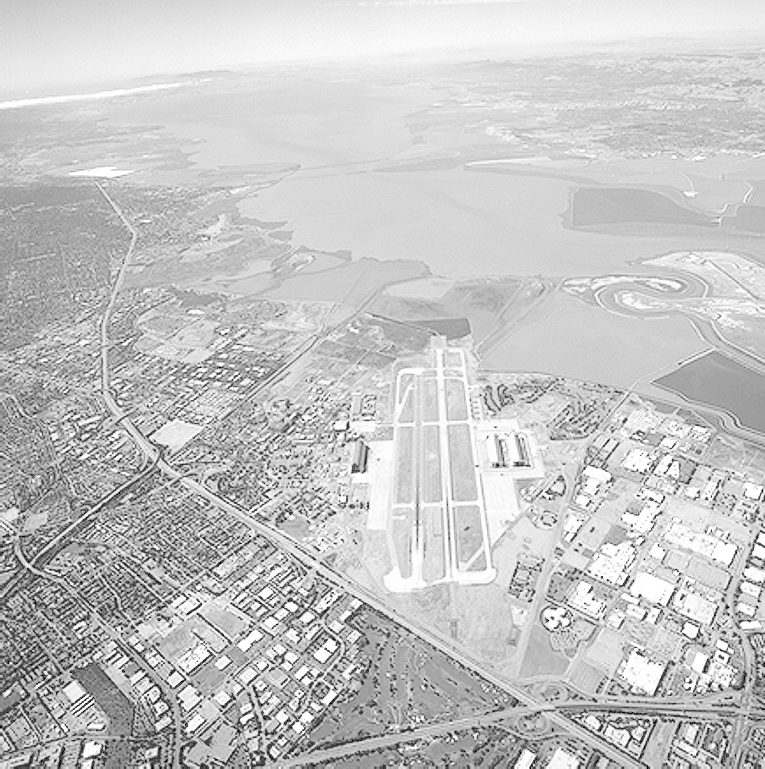
#> input picture DIP3E/Codes/Python/Chapter-3/Data/Fig0309(a)(washed_out_aerial_image).tif, 765 x 769 px, found by its file name
$ jupyter execute Gonzalez_example_3_2.ipynb
#> lines starting #> are read from the running program, lines starting #| are printed output that depends on the picture
[cell 1]
# Gozalez examples 3.2
# gamma transformation 2

# importing matplotlib modules
import matplotlib.image as mpimg
import matplotlib.pyplot as plt
from skimage import data,img_as_float

# Read Images
img = mpimg.imread('Fig0309(a)(washed_out_aerial_image).tif')
#> img is the input picture: shape (769, 765); min 0, max 255, mean 197.1
# Output Images
plt.imshow(img,'gray')

[cell 2]
img_b = img_as_float(img)**3
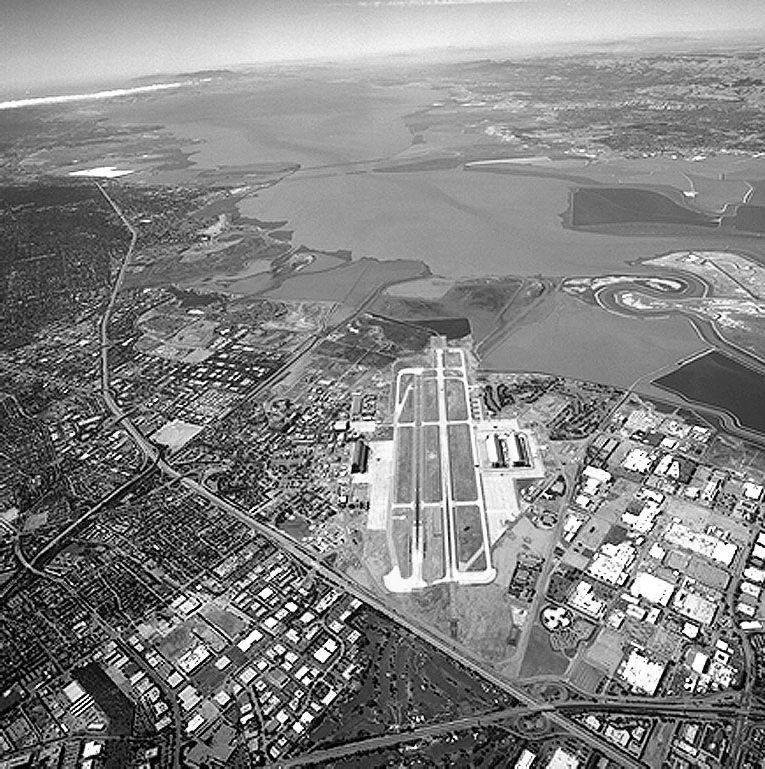
#> img_b: shape (769, 765) float64; min 0, max 1, mean 0.515
img_c = img_as_float(img)**4
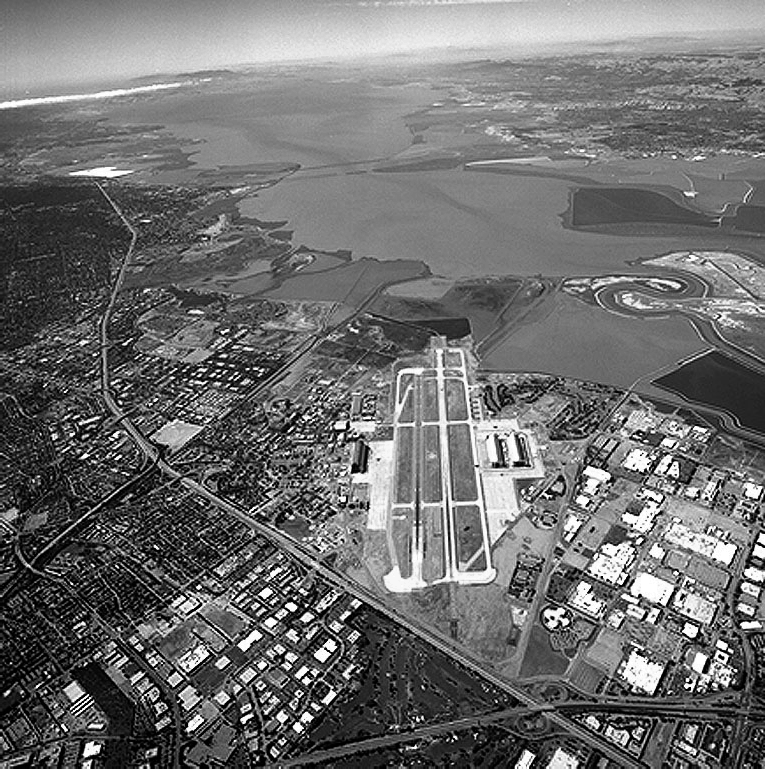
#> img_c: shape (769, 765) float64; min 0, max 1, mean 0.434
img_d = img_as_float(img)**5
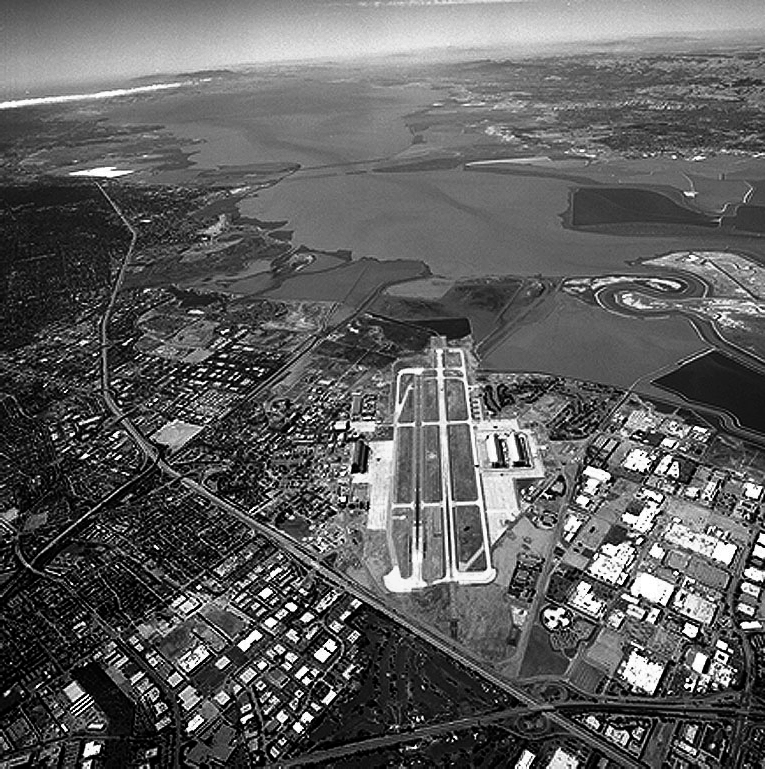
#> img_d: shape (769, 765) float64; min 0, max 1, mean 0.371
